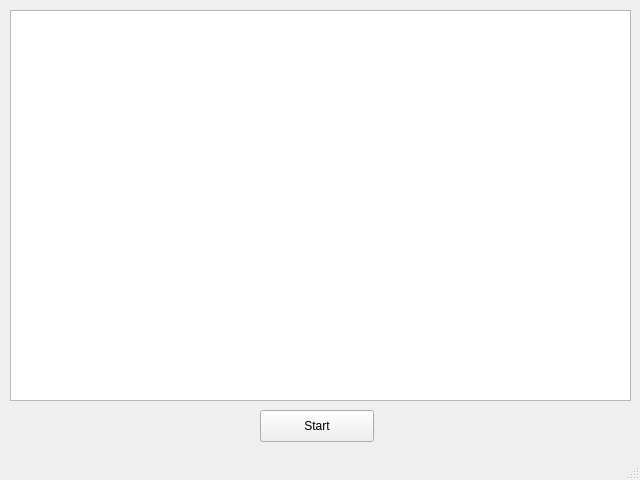
<?xml version="1.0" encoding="UTF-8"?>
<ui version="4.0">
 <class>MainWindow</class>
 <widget class="QMainWindow" name="MainWindow">
  <property name="geometry">
   <rect>
    <x>0</x>
    <y>0</y>
    <width>640</width>
    <height>480</height>
   </rect>
  </property>
  <property name="windowTitle">
   <string>MainWindow</string>
  </property>
  <widget class="QWidget" name="centralwidget">
   <widget class="QGraphicsView" name="graphicsView">
    <property name="geometry">
     <rect>
      <x>10</x>
      <y>10</y>
      <width>621</width>
      <height>391</height>
     </rect>
    </property>
   </widget>
   <widget class="QPushButton" name="startButton">
    <property name="geometry">
     <rect>
      <x>260</x>
      <y>410</y>
      <width>114</width>
      <height>32</height>
     </rect>
    </property>
    <property name="text">
     <string>Start</string>
    </property>
   </widget>
  </widget>
  <widget class="QMenuBar" name="menubar">
   <property name="geometry">
    <rect>
     <x>0</x>
     <y>0</y>
     <width>640</width>
     <height>22</height>
    </rect>
   </property>
  </widget>
  <widget class="QStatusBar" name="statusbar"/>
 </widget>
 <resources/>
 <connections/>
</ui>
